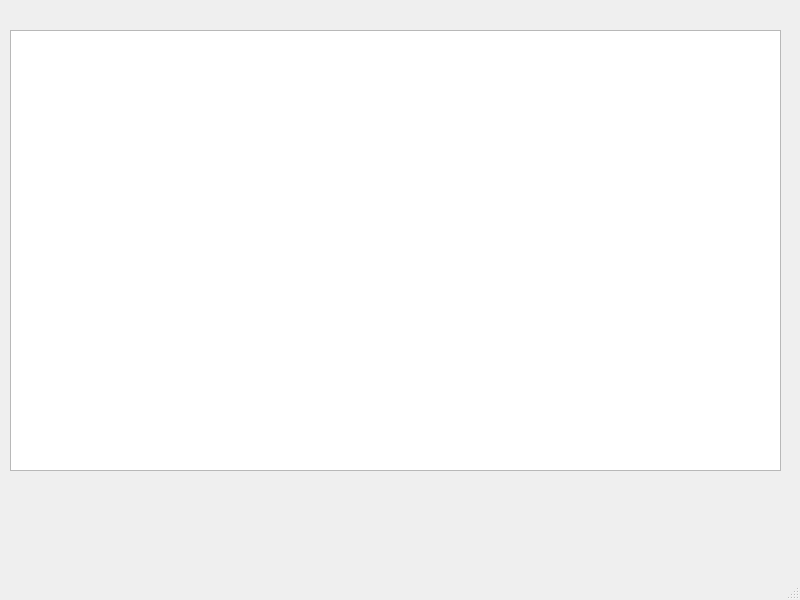
<?xml version="1.0" encoding="UTF-8"?>
<ui version="4.0">
 <class>MainWindow</class>
 <widget class="QMainWindow" name="MainWindow">
  <property name="geometry">
   <rect>
    <x>0</x>
    <y>0</y>
    <width>800</width>
    <height>600</height>
   </rect>
  </property>
  <property name="windowTitle">
   <string>MainWindow</string>
  </property>
  <widget class="QWidget" name="centralwidget">
   <widget class="QListView" name="listView">
    <property name="geometry">
     <rect>
      <x>10</x>
      <y>30</y>
      <width>771</width>
      <height>441</height>
     </rect>
    </property>
   </widget>
  </widget>
  <widget class="QMenuBar" name="menubar">
   <property name="geometry">
    <rect>
     <x>0</x>
     <y>0</y>
     <width>800</width>
     <height>29</height>
    </rect>
   </property>
  </widget>
  <widget class="QStatusBar" name="statusbar"/>
 </widget>
 <resources/>
 <connections/>
</ui>
